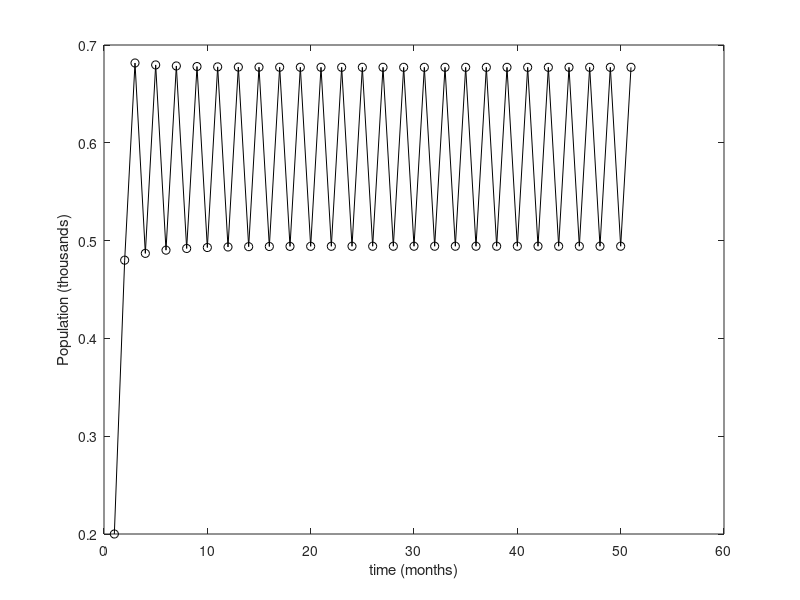

This figure's MATLAB source:
% define constants for use in the rabbit population growth equation
r = 2.1;         % the growth rate
K = 0.6;         % the carrying capacity
starting_pop = 0.2;      % the starting population for the rabbits

num_time_steps = 50;

x = zeros(1, num_time_steps);
x(1) = starting_pop;

for t = 1:num_time_steps
    x(t + 1) = x(t) + r * (1 - x(t) / K) * x(t);
end

figure(1);
plot(x, '-ok')
ylabel('Population (thousands)')
xlabel('time (months)')
pause()
